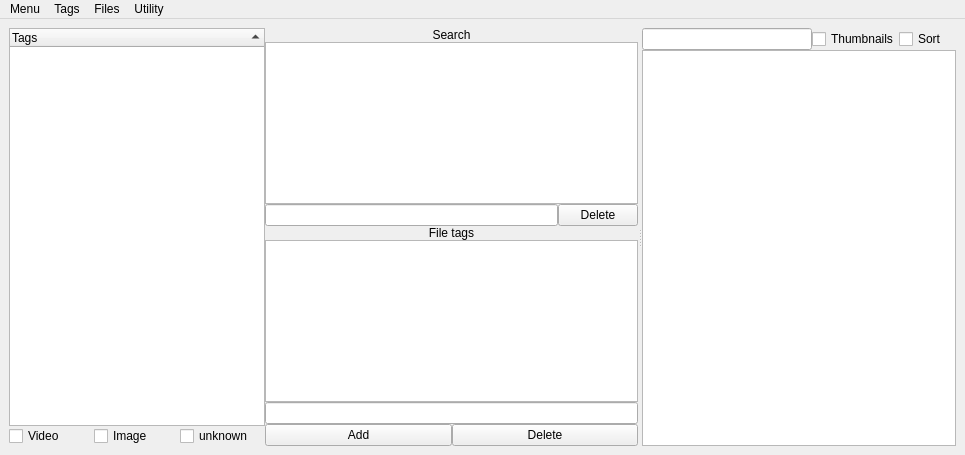
<?xml version="1.0" encoding="UTF-8"?>
<ui version="4.0">
 <class>MainWindow</class>
 <widget class="QMainWindow" name="MainWindow">
  <property name="geometry">
   <rect>
    <x>0</x>
    <y>0</y>
    <width>965</width>
    <height>455</height>
   </rect>
  </property>
  <property name="windowTitle">
   <string>MainWindow</string>
  </property>
  <widget class="QWidget" name="centralwidget">
   <layout class="QGridLayout" name="gridLayout">
    <item row="0" column="0">
     <layout class="QGridLayout" name="MainLayout" rowstretch="0" columnstretch="0">
      <item row="0" column="0">
       <widget class="QSplitter" name="splitter">
        <property name="sizePolicy">
         <sizepolicy hsizetype="Expanding" vsizetype="Preferred">
          <horstretch>0</horstretch>
          <verstretch>0</verstretch>
         </sizepolicy>
        </property>
        <property name="lineWidth">
         <number>2</number>
        </property>
        <property name="midLineWidth">
         <number>0</number>
        </property>
        <property name="orientation">
         <enum>Qt::Horizontal</enum>
        </property>
        <property name="opaqueResize">
         <bool>true</bool>
        </property>
        <property name="handleWidth">
         <number>4</number>
        </property>
        <property name="childrenCollapsible">
         <bool>true</bool>
        </property>
        <widget class="QWidget" name="leftLayout" native="true">
         <property name="sizeIncrement">
          <size>
           <width>0</width>
           <height>0</height>
          </size>
         </property>
         <property name="baseSize">
          <size>
           <width>0</width>
           <height>0</height>
          </size>
         </property>
         <layout class="QGridLayout" name="gridLayout_5" rowstretch="0,0" columnstretch="0,0,0,0">
          <property name="sizeConstraint">
           <enum>QLayout::SetDefaultConstraint</enum>
          </property>
          <property name="leftMargin">
           <number>0</number>
          </property>
          <property name="topMargin">
           <number>0</number>
          </property>
          <property name="rightMargin">
           <number>0</number>
          </property>
          <property name="bottomMargin">
           <number>0</number>
          </property>
          <property name="spacing">
           <number>0</number>
          </property>
          <item row="0" column="0" rowspan="2">
           <layout class="QGridLayout" name="layoutAllTags">
            <property name="spacing">
             <number>0</number>
            </property>
            <item row="4" column="1">
             <widget class="QCheckBox" name="checkBoxImage">
              <property name="text">
               <string>Image</string>
              </property>
             </widget>
            </item>
            <item row="4" column="2">
             <widget class="QCheckBox" name="checkBoxUnknown">
              <property name="text">
               <string>unknown</string>
              </property>
             </widget>
            </item>
            <item row="4" column="0">
             <widget class="QCheckBox" name="checkBoxVideo">
              <property name="text">
               <string>Video</string>
              </property>
             </widget>
            </item>
            <item row="2" column="0" colspan="3">
             <widget class="QTreeWidget" name="treeAllTags">
              <property name="minimumSize">
               <size>
                <width>180</width>
                <height>0</height>
               </size>
              </property>
              <property name="selectionMode">
               <enum>QAbstractItemView::ExtendedSelection</enum>
              </property>
              <property name="sortingEnabled">
               <bool>true</bool>
              </property>
              <property name="expandsOnDoubleClick">
               <bool>false</bool>
              </property>
              <property name="columnCount">
               <number>1</number>
              </property>
              <attribute name="headerShowSortIndicator" stdset="0">
               <bool>true</bool>
              </attribute>
              <column>
               <property name="text">
                <string notr="true">Tags</string>
               </property>
               <property name="font">
                <font>
                 <stylestrategy>PreferDefault</stylestrategy>
                </font>
               </property>
              </column>
             </widget>
            </item>
           </layout>
          </item>
          <item row="1" column="3">
           <layout class="QGridLayout" name="layoutFileTags">
            <property name="spacing">
             <number>0</number>
            </property>
            <item row="3" column="0">
             <widget class="QPushButton" name="buttonAddTagToFile">
              <property name="text">
               <string>Add</string>
              </property>
             </widget>
            </item>
            <item row="2" column="0" colspan="2">
             <widget class="QLineEdit" name="lineAddTagToFile"/>
            </item>
            <item row="0" column="0" colspan="2">
             <widget class="QLabel" name="labelFileTags">
              <property name="text">
               <string>File tags</string>
              </property>
              <property name="alignment">
               <set>Qt::AlignCenter</set>
              </property>
             </widget>
            </item>
            <item row="4" column="0" colspan="2">
             <layout class="QGridLayout" name="FileListGrid"/>
            </item>
            <item row="3" column="1">
             <widget class="QPushButton" name="buttonDeleteTagFromFile">
              <property name="text">
               <string>Delete</string>
              </property>
             </widget>
            </item>
            <item row="1" column="0" colspan="2">
             <widget class="QListWidget" name="listFilesTags">
              <property name="minimumSize">
               <size>
                <width>180</width>
                <height>0</height>
               </size>
              </property>
             </widget>
            </item>
           </layout>
          </item>
          <item row="0" column="3">
           <layout class="QGridLayout" name="layoutTagSearch">
            <property name="spacing">
             <number>0</number>
            </property>
            <item row="1" column="0" colspan="2">
             <widget class="QListWidget" name="listSearchTag">
              <property name="minimumSize">
               <size>
                <width>180</width>
                <height>0</height>
               </size>
              </property>
             </widget>
            </item>
            <item row="2" column="0">
             <widget class="QLineEdit" name="lineAddTagToSearch"/>
            </item>
            <item row="2" column="1">
             <widget class="QPushButton" name="buttonDeleteTagFromSearch">
              <property name="text">
               <string>Delete</string>
              </property>
             </widget>
            </item>
            <item row="0" column="0" colspan="2">
             <widget class="QLabel" name="labelTagSearch">
              <property name="text">
               <string>Search</string>
              </property>
              <property name="alignment">
               <set>Qt::AlignCenter</set>
              </property>
             </widget>
            </item>
           </layout>
          </item>
         </layout>
        </widget>
        <widget class="QWidget" name="rightLayout" native="true">
         <layout class="QGridLayout" name="gridLayout_6" rowstretch="0,0,0" columnstretch="0,0,0,0,0">
          <property name="leftMargin">
           <number>0</number>
          </property>
          <property name="topMargin">
           <number>0</number>
          </property>
          <property name="rightMargin">
           <number>0</number>
          </property>
          <property name="bottomMargin">
           <number>0</number>
          </property>
          <property name="spacing">
           <number>0</number>
          </property>
          <item row="0" column="3">
           <widget class="QCheckBox" name="checkThumbnailView">
            <property name="text">
             <string>Thumbnails</string>
            </property>
           </widget>
          </item>
          <item row="0" column="4">
           <widget class="QCheckBox" name="checkFileSorting">
            <property name="text">
             <string>Sort</string>
            </property>
           </widget>
          </item>
          <item row="0" column="0" colspan="3">
           <widget class="QLineEdit" name="lineSearchFile"/>
          </item>
          <item row="2" column="0" colspan="5">
           <widget class="QListWidget" name="filesViewer">
            <property name="editTriggers">
             <set>QAbstractItemView::NoEditTriggers</set>
            </property>
            <property name="showDropIndicator" stdset="0">
             <bool>false</bool>
            </property>
            <property name="selectionMode">
             <enum>QAbstractItemView::ExtendedSelection</enum>
            </property>
            <property name="layoutMode">
             <enum>QListView::SinglePass</enum>
            </property>
            <property name="viewMode">
             <enum>QListView::ListMode</enum>
            </property>
           </widget>
          </item>
         </layout>
        </widget>
       </widget>
      </item>
     </layout>
    </item>
   </layout>
  </widget>
  <widget class="QMenuBar" name="menubar">
   <property name="geometry">
    <rect>
     <x>0</x>
     <y>0</y>
     <width>965</width>
     <height>22</height>
    </rect>
   </property>
   <widget class="QMenu" name="menu">
    <property name="title">
     <string>Menu</string>
    </property>
    <addaction name="actionExit"/>
   </widget>
   <widget class="QMenu" name="menuTags">
    <property name="title">
     <string>Tags</string>
    </property>
    <addaction name="actionTagsAdd"/>
    <addaction name="actionRename"/>
    <addaction name="actionTagsChangeGroup"/>
    <addaction name="actionTagsDelete"/>
   </widget>
   <widget class="QMenu" name="menuFiles">
    <property name="title">
     <string>Files</string>
    </property>
    <addaction name="actionFilesOpen"/>
    <addaction name="actionFilesAdd"/>
    <addaction name="actionFilesDelete"/>
    <addaction name="separator"/>
    <addaction name="actionFilesViewAll"/>
    <addaction name="actionFilesViewExists"/>
    <addaction name="actionFilesViewNotExists"/>
   </widget>
   <widget class="QMenu" name="menuUtility">
    <property name="title">
     <string>Utility</string>
    </property>
    <addaction name="actionExportFiles"/>
    <addaction name="actionAddTypesToFiles"/>
    <addaction name="actionChangePath"/>
   </widget>
   <addaction name="menu"/>
   <addaction name="menuTags"/>
   <addaction name="menuFiles"/>
   <addaction name="menuUtility"/>
  </widget>
  <action name="actionExit">
   <property name="text">
    <string>Exit</string>
   </property>
  </action>
  <action name="actionFilesOpen">
   <property name="text">
    <string>Open</string>
   </property>
  </action>
  <action name="actionExportFiles">
   <property name="text">
    <string>Export</string>
   </property>
  </action>
  <action name="actionFilesAdd">
   <property name="text">
    <string>Add</string>
   </property>
  </action>
  <action name="actionFilesDelete">
   <property name="text">
    <string>Delete</string>
   </property>
  </action>
  <action name="actionAddTypesToFiles">
   <property name="text">
    <string>Add types to files</string>
   </property>
  </action>
  <action name="actionChangePath">
   <property name="text">
    <string>Change path</string>
   </property>
  </action>
  <action name="actionTagsAdd">
   <property name="text">
    <string>Add</string>
   </property>
  </action>
  <action name="actionRename">
   <property name="text">
    <string>Rename</string>
   </property>
  </action>
  <action name="actionTagsDelete">
   <property name="text">
    <string>Delete</string>
   </property>
  </action>
  <action name="actionTagsChangeGroup">
   <property name="text">
    <string>Change group</string>
   </property>
  </action>
  <action name="actionFilesViewAll">
   <property name="text">
    <string>View all</string>
   </property>
  </action>
  <action name="actionFilesViewExists">
   <property name="text">
    <string>View exists</string>
   </property>
  </action>
  <action name="actionFilesViewNotExists">
   <property name="text">
    <string>View not exists</string>
   </property>
  </action>
 </widget>
 <resources/>
 <connections/>
</ui>
